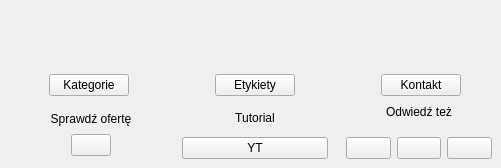
                   <widget class="QWidget" name="homePage">
                    <layout class="QVBoxLayout" name="verticalLayout_11">
                     <property name="spacing">
                      <number>0</number>
                     </property>
                     <property name="leftMargin">
                      <number>0</number>
                     </property>
                     <property name="rightMargin">
                      <number>0</number>
                     </property>
                     <property name="bottomMargin">
                      <number>0</number>
                     </property>
                     <item>
                      <widget class="QWidget" name="widget_12" native="true">
                       <layout class="QVBoxLayout" name="verticalLayout_24">
                        <property name="spacing">
                         <number>0</number>
                        </property>
                        <property name="leftMargin">
                         <number>0</number>
                        </property>
                        <property name="topMargin">
                         <number>0</number>
                        </property>
                        <property name="rightMargin">
                         <number>0</number>
                        </property>
                        <property name="bottomMargin">
                         <number>0</number>
                        </property>
                        <item>
                         <widget class="QWidget" name="widget_14" native="true">
                          <layout class="QVBoxLayout" name="verticalLayout_26">
                           <property name="bottomMargin">
                            <number>0</number>
                           </property>
                           <item>
                            <widget class="QLabel" name="label_7">
                             <property name="sizePolicy">
                              <sizepolicy hsizetype="Expanding" vsizetype="Expanding">
                               <horstretch>0</horstretch>
                               <verstretch>0</verstretch>
                              </sizepolicy>
                             </property>
                             <property name="accessibleName">
                              <string/>
                             </property>
                             <property name="text">
                              <string/>
                             </property>
                             <property name="alignment">
                              <set>Qt::AlignmentFlag::AlignHCenter|Qt::AlignmentFlag::AlignTop</set>
                             </property>
                            </widget>
                           </item>
                          </layout>
                         </widget>
                        </item>
                       </layout>
                      </widget>
                     </item>
                     <item>
                      <widget class="QWidget" name="homePageFooterWidget" native="true">
                       <layout class="QVBoxLayout" name="verticalLayout_25">
                        <property name="spacing">
                         <number>0</number>
                        </property>
                        <property name="sizeConstraint">
                         <enum>QLayout::SizeConstraint::SetDefaultConstraint</enum>
                        </property>
                        <property name="leftMargin">
                         <number>0</number>
                        </property>
                        <property name="topMargin">
                         <number>0</number>
                        </property>
                        <property name="rightMargin">
                         <number>0</number>
                        </property>
                        <property name="bottomMargin">
                         <number>0</number>
                        </property>
                        <item>
                         <spacer name="verticalSpacer_7">
                          <property name="orientation">
                           <enum>Qt::Orientation::Vertical</enum>
                          </property>
                          <property name="sizeHint" stdset="0">
                           <size>
                            <width>20</width>
                            <height>40</height>
                           </size>
                          </property>
                         </spacer>
                        </item>
                        <item>
                         <widget class="QWidget" name="widget_13" native="true">
                          <layout class="QHBoxLayout" name="horizontalLayout_6">
                           <property name="topMargin">
                            <number>0</number>
                           </property>
                           <property name="rightMargin">
                            <number>0</number>
                           </property>
                           <property name="bottomMargin">
                            <number>0</number>
                           </property>
                           <item>
                            <widget class="QWidget" name="widget_38" native="true">
                             <layout class="QHBoxLayout" name="horizontalLayout_47">
                              <property name="spacing">
                               <number>0</number>
                              </property>
                              <property name="leftMargin">
                               <number>0</number>
                              </property>
                              <property name="topMargin">
                               <number>0</number>
                              </property>
                              <property name="rightMargin">
                               <number>0</number>
                              </property>
                              <property name="bottomMargin">
                               <number>0</number>
                              </property>
                              <item>
                               <spacer name="horizontalSpacer_2">
                                <property name="orientation">
                                 <enum>Qt::Orientation::Horizontal</enum>
                                </property>
                                <property name="sizeHint" stdset="0">
                                 <size>
                                  <width>40</width>
                                  <height>20</height>
                                 </size>
                                </property>
                               </spacer>
                              </item>
                              <item>
                               <widget class="QWidget" name="widget_35" native="true">
                                <layout class="QHBoxLayout" name="horizontalLayout_44">
                                 <property name="spacing">
                                  <number>0</number>
                                 </property>
                                 <property name="leftMargin">
                                  <number>0</number>
                                 </property>
                                 <property name="topMargin">
                                  <number>0</number>
                                 </property>
                                 <property name="rightMargin">
                                  <number>0</number>
                                 </property>
                                 <property name="bottomMargin">
                                  <number>0</number>
                                 </property>
                                 <item>
                                  <widget class="QPushButton" name="tagiBtn">
                                   <property name="sizePolicy">
                                    <sizepolicy hsizetype="Expanding" vsizetype="Fixed">
                                     <horstretch>0</horstretch>
                                     <verstretch>0</verstretch>
                                    </sizepolicy>
                                   </property>
                                   <property name="cursor">
                                    <cursorShape>PointingHandCursor</cursorShape>
                                   </property>
                                   <property name="text">
                                    <string>Kategorie</string>
                                   </property>
                                  </widget>
                                 </item>
                                </layout>
                               </widget>
                              </item>
                              <item>
                               <spacer name="horizontalSpacer_3">
                                <property name="orientation">
                                 <enum>Qt::Orientation::Horizontal</enum>
                                </property>
                                <property name="sizeHint" stdset="0">
                                 <size>
                                  <width>40</width>
                                  <height>20</height>
                                 </size>
                                </property>
                               </spacer>
                              </item>
                             </layout>
                            </widget>
                           </item>
                           <item>
                            <widget class="QWidget" name="widget_39" native="true">
                             <property name="cursor">
                              <cursorShape>PointingHandCursor</cursorShape>
                             </property>
                             <layout class="QHBoxLayout" name="horizontalLayout_48">
                              <property name="spacing">
                               <number>0</number>
                              </property>
                              <property name="leftMargin">
                               <number>0</number>
                              </property>
                              <property name="topMargin">
                               <number>0</number>
                              </property>
                              <property name="rightMargin">
                               <number>0</number>
                              </property>
                              <property name="bottomMargin">
                               <number>0</number>
                              </property>
                              <item>
                               <spacer name="horizontalSpacer_4">
                                <property name="orientation">
                                 <enum>Qt::Orientation::Horizontal</enum>
                                </property>
                                <property name="sizeHint" stdset="0">
                                 <size>
                                  <width>40</width>
                                  <height>20</height>
                                 </size>
                                </property>
                               </spacer>
                              </item>
                              <item>
                               <widget class="QWidget" name="widget_36" native="true">
                                <layout class="QHBoxLayout" name="horizontalLayout_45">
                                 <property name="spacing">
                                  <number>0</number>
                                 </property>
                                 <property name="leftMargin">
                                  <number>0</number>
                                 </property>
                                 <property name="topMargin">
                                  <number>0</number>
                                 </property>
                                 <property name="rightMargin">
                                  <number>0</number>
                                 </property>
                                 <property name="bottomMargin">
                                  <number>0</number>
                                 </property>
                                 <item>
                                  <widget class="QPushButton" name="lableBtn">
                                   <property name="sizePolicy">
                                    <sizepolicy hsizetype="Expanding" vsizetype="Fixed">
                                     <horstretch>0</horstretch>
                                     <verstretch>0</verstretch>
                                    </sizepolicy>
                                   </property>
                                   <property name="cursor">
                                    <cursorShape>PointingHandCursor</cursorShape>
                                   </property>
                                   <property name="text">
                                    <string>Etykiety</string>
                                   </property>
                                  </widget>
                                 </item>
                                </layout>
                               </widget>
                              </item>
                              <item>
                               <spacer name="horizontalSpacer_5">
                                <property name="orientation">
                                 <enum>Qt::Orientation::Horizontal</enum>
                                </property>
                                <property name="sizeHint" stdset="0">
                                 <size>
                                  <width>40</width>
                                  <height>20</height>
                                 </size>
                                </property>
                               </spacer>
                              </item>
                             </layout>
                            </widget>
                           </item>
                           <item>
                            <widget class="QWidget" name="widget_40" native="true">
                             <layout class="QHBoxLayout" name="horizontalLayout_49">
                              <property name="spacing">
                               <number>0</number>
                              </property>
                              <property name="leftMargin">
                               <number>0</number>
                              </property>
                              <property name="topMargin">
                               <number>0</number>
                              </property>
                              <property name="rightMargin">
                               <number>0</number>
                              </property>
                              <property name="bottomMargin">
                               <number>0</number>
                              </property>
                              <item>
                               <spacer name="horizontalSpacer_6">
                                <property name="orientation">
                                 <enum>Qt::Orientation::Horizontal</enum>
                                </property>
                                <property name="sizeHint" stdset="0">
                                 <size>
                                  <width>40</width>
                                  <height>20</height>
                                 </size>
                                </property>
                               </spacer>
                              </item>
                              <item>
                               <widget class="QWidget" name="widget_37" native="true">
                                <layout class="QHBoxLayout" name="horizontalLayout_46">
                                 <property name="spacing">
                                  <number>0</number>
                                 </property>
                                 <property name="leftMargin">
                                  <number>0</number>
                                 </property>
                                 <property name="topMargin">
                                  <number>0</number>
                                 </property>
                                 <property name="rightMargin">
                                  <number>0</number>
                                 </property>
                                 <property name="bottomMargin">
                                  <number>0</number>
                                 </property>
                                 <item>
                                  <widget class="QPushButton" name="contactBtn">
                                   <property name="sizePolicy">
                                    <sizepolicy hsizetype="Expanding" vsizetype="Fixed">
                                     <horstretch>0</horstretch>
                                     <verstretch>0</verstretch>
                                    </sizepolicy>
                                   </property>
                                   <property name="cursor">
                                    <cursorShape>PointingHandCursor</cursorShape>
                                   </property>
                                   <property name="text">
                                    <string>Kontakt</string>
                                   </property>
                                  </widget>
                                 </item>
                                </layout>
                               </widget>
                              </item>
                              <item>
                               <spacer name="horizontalSpacer_7">
                                <property name="orientation">
                                 <enum>Qt::Orientation::Horizontal</enum>
                                </property>
                                <property name="sizeHint" stdset="0">
                                 <size>
                                  <width>40</width>
                                  <height>20</height>
                                 </size>
                                </property>
                               </spacer>
                              </item>
                             </layout>
                            </widget>
                           </item>
                          </layout>
                         </widget>
                        </item>
                        <item>
                         <widget class="QWidget" name="widget_15" native="true">
                          <layout class="QHBoxLayout" name="horizontalLayout_25">
                           <property name="spacing">
                            <number>0</number>
                           </property>
                           <property name="topMargin">
                            <number>0</number>
                           </property>
                           <property name="rightMargin">
                            <number>0</number>
                           </property>
                           <property name="bottomMargin">
                            <number>0</number>
                           </property>
                           <item>
                            <widget class="QWidget" name="widget_16" native="true">
                             <layout class="QVBoxLayout" name="verticalLayout_31">
                              <property name="spacing">
                               <number>0</number>
                              </property>
                              <property name="leftMargin">
                               <number>0</number>
                              </property>
                              <property name="rightMargin">
                               <number>0</number>
                              </property>
                              <item>
                               <widget class="QLabel" name="label_24">
                                <property name="text">
                                 <string>Sprawdź ofertę</string>
                                </property>
                                <property name="alignment">
                                 <set>Qt::AlignmentFlag::AlignCenter</set>
                                </property>
                               </widget>
                              </item>
                              <item alignment="Qt::AlignmentFlag::AlignHCenter|Qt::AlignmentFlag::AlignVCenter">
                               <widget class="QPushButton" name="ofertaBtn">
                                <property name="sizePolicy">
                                 <sizepolicy hsizetype="Fixed" vsizetype="Fixed">
                                  <horstretch>0</horstretch>
                                  <verstretch>0</verstretch>
                                 </sizepolicy>
                                </property>
                                <property name="layoutDirection">
                                 <enum>Qt::LayoutDirection::LeftToRight</enum>
                                </property>
                                <property name="text">
                                 <string/>
                                </property>
                                <property name="iconSize">
                                 <size>
                                  <width>40</width>
                                  <height>40</height>
                                 </size>
                                </property>
                                <property name="autoExclusive">
                                 <bool>false</bool>
                                </property>
                                <property name="flat">
                                 <bool>false</bool>
                                </property>
                               </widget>
                              </item>
                             </layout>
                            </widget>
                           </item>
                           <item>
                            <widget class="QWidget" name="widget_17" native="true">
                             <layout class="QVBoxLayout" name="verticalLayout_33">
                              <item>
                               <widget class="QLabel" name="TutorialLabel">
                                <property name="text">
                                 <string>Tutorial</string>
                                </property>
                                <property name="alignment">
                                 <set>Qt::AlignmentFlag::AlignCenter</set>
                                </property>
                               </widget>
                              </item>
                              <item>
                               <widget class="QPushButton" name="yotubeBtn">
                                <property name="cursor">
                                 <cursorShape>PointingHandCursor</cursorShape>
                                </property>
                                <property name="text">
                                 <string>YT</string>
                                </property>
                               </widget>
                              </item>
                             </layout>
                            </widget>
                           </item>
                           <item>
                            <widget class="QWidget" name="widget_18" native="true">
                             <layout class="QVBoxLayout" name="verticalLayout_32">
                              <property name="spacing">
                               <number>0</number>
                              </property>
                              <property name="leftMargin">
                               <number>0</number>
                              </property>
                              <property name="topMargin">
                               <number>0</number>
                              </property>
                              <property name="rightMargin">
                               <number>0</number>
                              </property>
                              <property name="bottomMargin">
                               <number>0</number>
                              </property>
                              <item>
                               <widget class="QWidget" name="widget_20" native="true">
                                <layout class="QHBoxLayout" name="horizontalLayout_29">
                                 <item>
                                  <widget class="QLabel" name="label_26">
                                   <property name="text">
                                    <string>Odwiedź też</string>
                                   </property>
                                   <property name="alignment">
                                    <set>Qt::AlignmentFlag::AlignCenter</set>
                                   </property>
                                  </widget>
                                 </item>
                                </layout>
                               </widget>
                              </item>
                              <item>
                               <widget class="QWidget" name="widget_19" native="true">
                                <layout class="QHBoxLayout" name="horizontalLayout_28">
                                 <item>
                                  <widget class="QPushButton" name="linkedinBtn">
                                   <property name="cursor">
                                    <cursorShape>PointingHandCursor</cursorShape>
                                   </property>
                                   <property name="text">
                                    <string/>
                                   </property>
                                   <property name="iconSize">
                                    <size>
                                     <width>25</width>
                                     <height>25</height>
                                    </size>
                                   </property>
                                  </widget>
                                 </item>
                                 <item>
                                  <widget class="QPushButton" name="fbBtn">
                                   <property name="cursor">
                                    <cursorShape>PointingHandCursor</cursorShape>
                                   </property>
                                   <property name="text">
                                    <string/>
                                   </property>
                                   <property name="iconSize">
                                    <size>
                                     <width>25</width>
                                     <height>25</height>
                                    </size>
                                   </property>
                                  </widget>
                                 </item>
                                 <item>
                                  <widget class="QPushButton" name="wwwBtn">
                                   <property name="cursor">
                                    <cursorShape>PointingHandCursor</cursorShape>
                                   </property>
                                   <property name="text">
                                    <string/>
                                   </property>
                                   <property name="iconSize">
                                    <size>
                                     <width>25</width>
                                     <height>25</height>
                                    </size>
                                   </property>
                                  </widget>
                                 </item>
                                </layout>
                               </widget>
                              </item>
                             </layout>
                            </widget>
                           </item>
                          </layout>
                         </widget>
                        </item>
                       </layout>
                      </widget>
                     </item>
                    </layout>
                   </widget>
